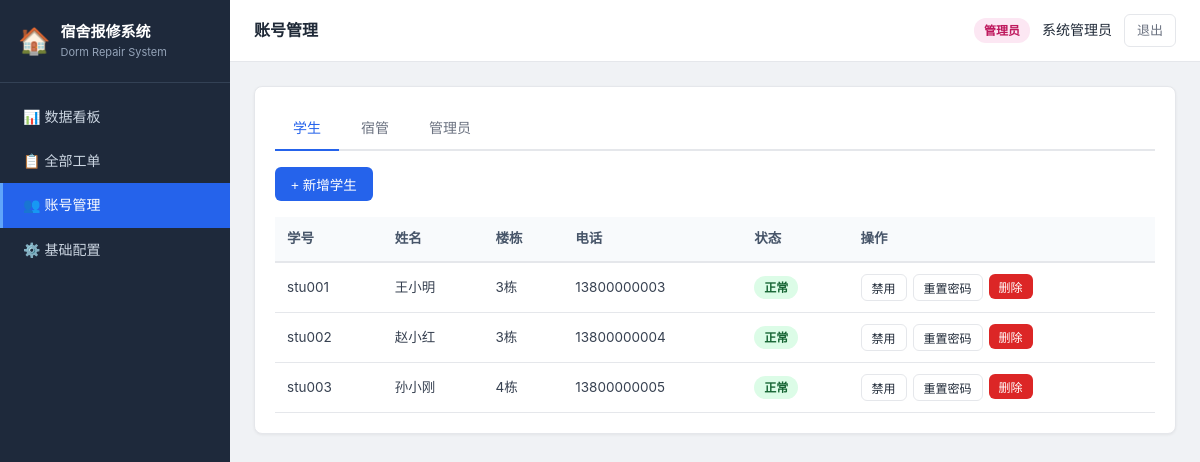
The app's page /admin/users (signed in), older data.
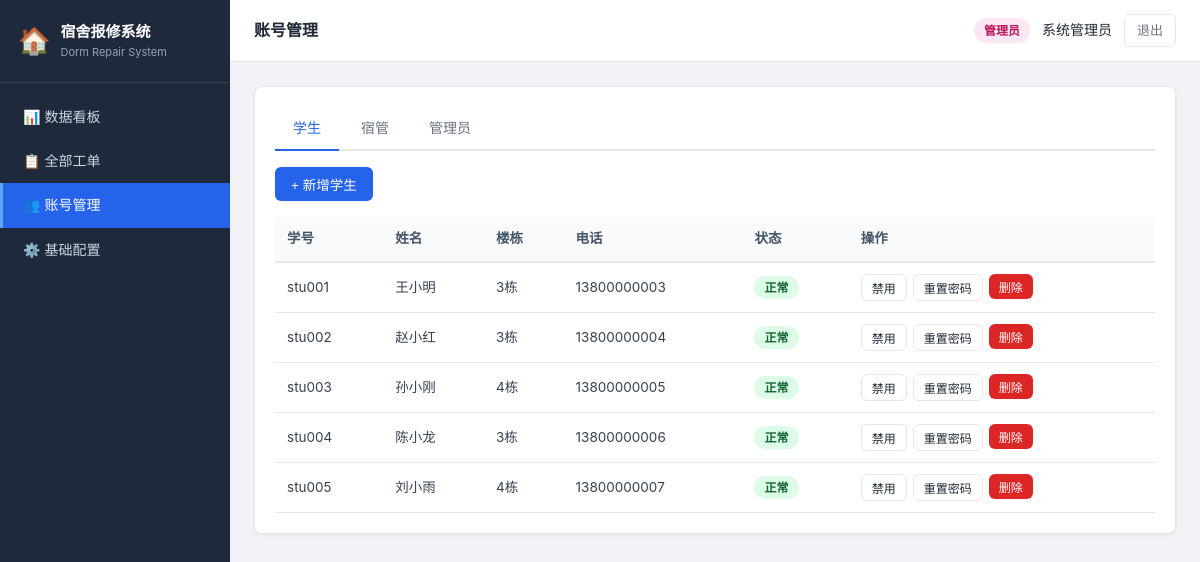
The same page, newer data.
### tables this page shows
CREATE TABLE users (
        id INTEGER PRIMARY KEY AUTOINCREMENT,
        username TEXT UNIQUE NOT NULL,
        password_hash TEXT NOT NULL,
        name TEXT NOT NULL,
        role TEXT NOT NULL CHECK(role IN ('student','dorm_manager','admin')),
        building TEXT,
        phone TEXT,
        status TEXT NOT NULL DEFAULT 'active' CHECK(status IN ('active','disabled')),
        created_at TEXT NOT NULL
    );

### app.py (the view)
@app.route('/admin/users')
@login_required
@role_required('admin')
def admin_users():
    role = request.args.get('role', 'student')
    conn = get_conn()
    users = conn.execute("SELECT * FROM users WHERE role=? ORDER BY id", (role,)).fetchall()
    buildings = [r['name'] for r in conn.execute("SELECT name FROM buildings ORDER BY name").fetchall()]
    conn.close()
    return render_template('admin/users.html', users=users, role=role, buildings=buildings)

### app.py (called while the page is built)
def login_required(f):
    @wraps(f)
    def wrap(*args, **kwargs):
        if 'user_id' not in session:
            return redirect(url_for('login'))
        return f(*args, **kwargs)
    return wrap

def role_required(*roles):
    def decorator(f):
        @wraps(f)
        def wrap(*args, **kwargs):
            if session.get('role') not in roles:
                abort(403)
            return f(*args, **kwargs)
        return wrap
    return decorator

### db.py (called while the page is built)
def get_conn():
    conn = sqlite3.connect(DB_PATH)
    conn.row_factory = sqlite3.Row
    conn.execute("PRAGMA foreign_keys = ON")
    return conn

### templates/admin/users.html (shortened to what this page needs)
{% extends "base.html" %}
{% block page_title %}账号管理{% endblock %}
{% block content %}
<div class="card">
  <div class="card-body">
    <div class="tabs">
      <div class="tab {% if role=='student' %}active{% endif %}" onclick="location='{{ url_for('admin_users', role='student') }}'">学生</div>
      <div class="tab {% if role=='dorm_manager' %}active{% endif %}" onclick="location='{{ url_for('admin_users', role='dorm_manager') }}'">宿管</div>
      <div class="tab {% if role=='admin' %}active{% endif %}" onclick="location='{{ url_for('admin_users', role='admin') }}'">管理员</div>
    </div>
    <button class="btn btn-primary" onclick="document.getElementById('create-form').style.display='block'">
      + {% if role=='student' %}新增学生{% elif role=='dorm_manager' %}新增宿管{% else %}新增管理员{% endif %}
    </button>
    <div class="table-wrap" style="margin-top:16px;">
      <table class="data-table">
        <thead>
          <tr><th>{% if role=='student' %}学号{% else %}用户名{% endif %}</th><th>姓名</th>{% if role != 'admin' %}<th>楼栋</th>{% endif %}<th>电话</th><th>状态</th><th>操作</th></tr>
        </thead>
        <tbody>
          {% for u in users %}
          <tr>
            <td>{{ u.username }}</td>
            <td>{{ u.name }}</td>
            {% if role != 'admin' %}<td>{{ u.building or '-' }}</td>{% endif %}
            <td>{{ u.phone or '-' }}</td>
            <td>
              {% if u.status == 'active' %}<span class="status status-completed">正常</span>
              {% else %}<span class="status status-cancelled">禁用</span>{% endif %}
            </td>
            <td style="display:flex;gap:6px;">
              <form method="post" action="{{ url_for('admin_user_toggle', user_id=u.id) }}" style="display:inline;">
                <button type="submit" class="btn btn-default btn-sm">{% if u.status=='active' %}禁用{% else %}启用{% endif %}</button>
              </form>
              <form method="post" action="{{ url_for('admin_user_reset_password', user_id=u.id) }}" style="display:inline;" onsubmit="return confirm('重置密码为 123456？')">
                <button type="submit" class="btn btn-default btn-sm">重置密码</button>
              </form>
              <form method="post" action="{{ url_for('admin_user_delete', user_id=u.id) }}" style="display:inline;" onsubmit="return confirm('确认删除该账号？')">
                <button type="submit" class="btn btn-danger btn-sm">删除</button>
              </form>
            </td>
          </tr>
          {% endfor %}
        </tbody>
      </table>
    </div>
  </div>
</div>
{% endblock %}

### templates/base.html (shortened to what this page needs)
<!DOCTYPE html>
<html lang="zh-CN">
<head>
<link rel="stylesheet" href="{{ url_for('static', filename='css/style.css') }}">
</head>
<body>
<div class="layout">
  <aside class="sidebar">
    <div class="brand">
      <div class="logo">🏠</div>
      <div>
        <h1>宿舍报修系统</h1>
        <p>Dorm Repair System</p>
      </div>
    </div>
    <nav>
      {% if session.role == 'student' %}
        <a href="{{ url_for('student_orders') }}" class="{% if request.endpoint == 'student_orders' %}active{% endif %}">📋 我的工单</a>
        <a href="{{ url_for('student_new_order') }}" class="{% if request.endpoint == 'student_new_order' %}active{% endif %}">➕ 新建报修</a>
      {% elif session.role == 'admin' %}
        <a href="{{ url_for('admin_dashboard') }}" class="{% if request.endpoint == 'admin_dashboard' %}active{% endif %}">📊 数据看板</a>
        <a href="{{ url_for('admin_orders') }}" class="{% if request.endpoint == 'admin_orders' %}active{% endif %}">📋 全部工单</a>
        <a href="{{ url_for('admin_users') }}" class="{% if request.endpoint == 'admin_users' %}active{% endif %}">👥 账号管理</a>
        <a href="{{ url_for('admin_config') }}" class="{% if request.endpoint == 'admin_config' %}active{% endif %}">⚙️ 基础配置</a>
      {% endif %}
    </nav>
  </aside>
  <div class="main">
    <header class="topbar">
      <div class="topbar-title">{% block page_title %}{% endblock %}</div>
      <div class="topbar-user">
        <span class="role-badge role-{{ session.role }}">
          {% if session.role == 'student' %}学生{% elif session.role == 'dorm_manager' %}宿管{% else %}管理员{% endif %}
        </span>
        <span class="user-name">{{ session.name }}</span>
        <a href="{{ url_for('logout') }}" class="logout-btn">退出</a>
      </div>
    </header>
    <div class="content">
      {% block content %}{% endblock %}
    </div>
  </div>
</div>
</body>
</html>

### static/css/style.css (style rules this page uses)
:root { --primary: #2563eb; --primary-dark: #1d4ed8; --primary-light: #dbeafe; --bg: #f0f2f5; --surface: #ffffff; --border: #e5e7eb; --text: #1f2937; --text-muted: #6b7280; --success: #16a34a; --warning: #d97706; --danger: #dc2626; --radius: 8px; --sidebar-w: 230px; }
* { box-sizing: border-box; margin: 0; padding: 0; }
body { font-family: -apple-system, BlinkMacSystemFont, "Segoe UI", "PingFang SC", "Microsoft YaHei", sans-serif; background: var(--bg); color: var(--text); font-size: 14px; line-height: 1.6; }
.layout { display: flex; min-height: 100vh; }
.sidebar { width: var(--sidebar-w); background: #1e293b; color: #e2e8f0; position: fixed; top: 0; left: 0; bottom: 0; display: flex; flex-direction: column; }
.sidebar .brand { display: flex; align-items: center; gap: 10px; padding: 20px 18px; border-bottom: 1px solid #334155; }
.sidebar .brand .logo { font-size: 26px; }
.sidebar .brand h1 { font-size: 15px; color: #fff; font-weight: 600; }
.sidebar .brand p { font-size: 11px; color: #94a3b8; }
.sidebar nav { padding: 12px 0; flex: 1; }
.sidebar nav a { display: flex; align-items: center; gap: 10px; padding: 11px 20px; color: #cbd5e1; text-decoration: none; font-size: 14px; border-left: 3px solid transparent; transition: all .15s; }
.sidebar nav a.active { background: var(--primary); color: #fff; border-left-color: #60a5fa; }
.main { margin-left: var(--sidebar-w); flex: 1; display: flex; flex-direction: column; min-width: 0; }
.topbar { background: var(--surface); border-bottom: 1px solid var(--border); padding: 14px 24px; display: flex; justify-content: space-between; align-items: center; position: sticky; top: 0; z-index: 10; }
.topbar-title { font-size: 16px; font-weight: 600; color: var(--text); }
.topbar-user { display: flex; align-items: center; gap: 12px; }
.role-badge { padding: 3px 10px; border-radius: 12px; font-size: 12px; font-weight: 600; }
.role-admin { background: #fce7f3; color: #be185d; }
.user-name { font-size: 14px; color: var(--text); }
.logout-btn { color: var(--text-muted); text-decoration: none; font-size: 13px; padding: 5px 12px; border: 1px solid var(--border); border-radius: 6px; }
.content { padding: 24px; flex: 1; }
.card { background: var(--surface); border-radius: var(--radius); box-shadow: 0 1px 3px rgba(0,0,0,.06); border: 1px solid var(--border); margin-bottom: 20px; }
.card-body { padding: 20px; }
.table-wrap { overflow-x: auto; }
table.data-table { width: 100%; border-collapse: collapse; font-size: 13.5px; }
table.data-table th { background: #f8fafc; color: #475569; font-weight: 600; padding: 11px 12px; text-align: left; border-bottom: 2px solid var(--border); white-space: nowrap; }
table.data-table td { padding: 11px 12px; border-bottom: 1px solid var(--border); color: #374151; }
.status { display: inline-block; padding: 2px 10px; border-radius: 12px; font-size: 12px; font-weight: 600; }
.status-completed { background: #dcfce7; color: #166534; }
.btn { display: inline-block; padding: 7px 16px; border-radius: 6px; border: none; font-size: 13.5px; cursor: pointer; text-decoration: none; font-weight: 500; transition: all .15s; }
.btn-primary { background: var(--primary); color: #fff; }
.btn-danger { background: var(--danger); color: #fff; }
.btn-default { background: var(--surface); color: var(--text); border: 1px solid var(--border); }
.btn-sm { padding: 4px 10px; font-size: 12px; }
.tabs { display: flex; gap: 4px; margin-bottom: 16px; border-bottom: 2px solid var(--border); }
.tab { padding: 10px 18px; cursor: pointer; border-bottom: 2px solid transparent; margin-bottom: -2px; color: var(--text-muted); font-weight: 500; }
.tab.active { color: var(--primary); border-bottom-color: var(--primary); }

Row changes from the older to the newer data that the page shows:
added users: username "stu004", name "陈小龙", building "3栋", phone "13800000006", status "正常"
added users: username "stu005", name "刘小雨", building "4栋", phone "13800000007", status "正常"
